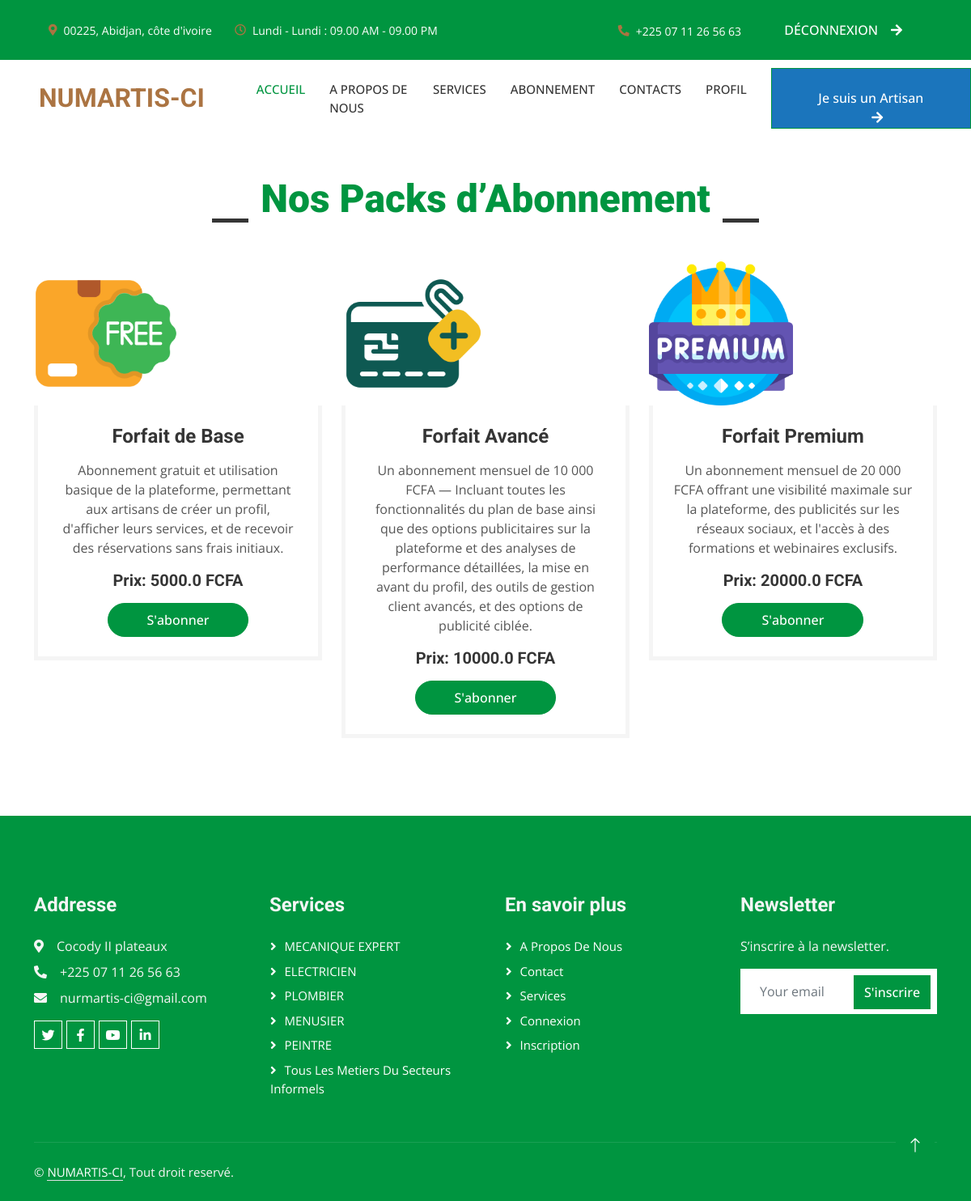
Screenshot of /subscription_packs/ (signed in) with the database file from the repository.
### NUMARTISAPP/models.py (models this page shows, shortened)
class SubscriptionPack(models.Model):
    PACK_CHOICES = [
        ('Forfait de Base', 'Pack 1: Abonnement de Base'),
        ('Forfait Avancé', 'Pack 2: Abonnement Avancé'),
        ('Forfait Premium', 'Pack 3: Abonnement Premium'),
    ]
    name = models.CharField(max_length=100, choices=PACK_CHOICES)
    description = models.TextField()
    price = models.FloatField(null=True, blank=True)
    photo_pack = models.ImageField(upload_to='photos/', blank=True, null=True)

### NUMARTISAPP/views.py (the view)
# urls.py: path('subscription_packs/', views.subscription_packs_view, name='subscription_packs'),
@login_required(login_url='/connexion/')  # Optionnel si tu veux spécifier manuellement l'URL de login
def subscription_packs_view(request):
    packs = SubscriptionPack.objects.all()
    return render(request, 'subscription_packs.html', {'packs': packs})

### NUMARTISAPP/templates/subscription_packs.html
{% extends "base1.html" %}
{% load static %}
{% block content %}
    <section class="bg-white py-5">
        <div class="container">
            <div class="section-title text-center">
                <h1 class="display-5 mb-5" style="color: #009540;">Nos Packs d’Abonnement</h1>
            </div>
            <div class="row g-4">
                {% for pack in packs %}
                <div class="col-md-6 col-lg-4 wow fadeInUp" data-wow-delay="0.1s">
                    {% if pack.photo_pack %}
                        <img  class="img-fluid" style="width: 50%; height: auto;" src="{{ pack.photo_pack.url }}" alt="{{ pack.name }}">
                    {% endif %}
                    <div class="subscription-pack p-4 text-center border border-5 border-light border-top-0">
                        <h4 class="mb-3">{{ pack.name }}</h4>
                        <p>{{ pack.description }}</p>
                        {% if pack.price %}
                            <h5 class="mb-3">Prix: {{ pack.price }} FCFA</h5>
                        {% else %}
                            <h5 class="mb-3">Prix: Gratuit</h5>
                        {% endif %}
                        <a href="{% url 'Reaction' %}"  class="btn btn-primary py-2 px-5" style="border-radius:50px;">S'abonner</a>
                    </div>
                </div>
                {% endfor %}
            </div>
        </div>
    </section>
{% endblock %}

### NUMARTISAPP/templates/base1.html (shortened to what this page needs)
{% load static %}
<!DOCTYPE html>
<html lang="en">
<head>
    <link href="https://cdnjs.cloudflare.com/ajax/libs/font-awesome/5.10.0/css/all.min.css" rel="stylesheet">
    <link href="https://cdn.jsdelivr.net/npm/bootstrap-icons@1.4.1/font/bootstrap-icons.css" rel="stylesheet">
    <link rel="stylesheet" href="{% static 'lib/animate/animate.min.css' %}">
    <link rel="stylesheet" href="{% static 'lib/owlcarousel/assets/owl.carousel.min.css' %}">
    <link rel="stylesheet" href="{% static 'lib/lightbox/css/lightbox.min.css' %}">
    <link rel="stylesheet" href="{% static 'css/bootstrap.min.css' %}">
    <link rel="stylesheet" href="{% static 'css/style.css' %}">
</head>
<body>
    <div class="container-fluid">
        <div class="row gx-0 d-none d-lg-flex">
            <div class="col-lg-7 px-5 text-start">
                <div class="h-100 d-inline-flex align-items-center py-3 me-4">
                    <small class="fa fa-map-marker-alt text-primary me-2"></small>
                    <small>00225, Abidjan, côte d'ivoire </small>
                </div>
                <div class="h-100 d-inline-flex align-items-center py-3">
                    <small class="far fa-clock text-primary me-2"></small>
                    <small>Lundi - Lundi : 09.00 AM - 09.00 PM</small>
                </div>
            </div>
            <div class="col-lg-5 px-5 text-end">
                <div class="h-100 d-inline-flex align-items-center py-3 me-4">
                    <small class="fa fa-phone-alt text-primary me-2"></small>
                    <small>+225 07 11 26 56 63 </small>
                </div>
                <div class="h-100 d-inline-flex align-items-center justify-content-end">
                    {% if user.is_authenticated %}
                        <a href="{% url 'deconnexion' %}" class="btn btn-primary py-4 px-lg-4 d-lg-block">DÉCONNEXION<i class="fa fa-arrow-right ms-3"></i></a>
                    {% else %}
                        <a href="{% url 'connexion' %}" class="btn btn-primary py-4 px-lg-5 d-lg-block">CONNEXION<i class="fa fa-arrow-right ms-3"></i></a>
                    {% endif %}
                </div>
            </div>
        </div>
    </div>
    <nav class="navbar navbar-expand-lg bg-white navbar-light sticky-top p-0">
        <a href="{% url 'index' %}" class="navbar-brand d-flex align-items-center px-4 px-lg-5">
            <h2 class="m-0 text-primary">NUMARTIS-CI</h2>
        </a>
        <div class="navbar-nav ms-auto p-4 p-lg-0">
            <a href="{% url 'index' %}" class="nav-item nav-link active">Accueil</a>
            <a href="{% url 'Apropos' %}" class="nav-item nav-link">A Propos de Nous</a>
            <a href="{% url 'services' %}" class="nav-item nav-link">Services</a>
            <a href="{% url 'subscription_packs' %}" class="nav-item nav-link">Abonnement</a>
            <a href="{% url 'ContactUser' %}" class="nav-item nav-link">Contacts</a>
            <a href="{% url 'profil_client' %}" class="nav-item nav-link">Profil</a>
        </div>
                <a href="{% url 'EntrepriseArtisan' %}" class="btn btn-primary py-4 px-lg-5"
                style="background-color: #1B75BC; color: #ffffff;">Je suis un Artisan<i class="fa fa-arrow-right ms-3"></i></a>
    </nav>
    {% block content %} {% endblock %}
    <div class="container-fluid text-light footer mt-5 pt-5 wow fadeIn" data-wow-delay="0.1s">
        <div class="container py-5">
            <div class="row g-5">
                <div class="col-lg-3 col-md-6">
                    <h4 class="text-light mb-4">Addresse</h4>
                    <p class="mb-2"><i class="fa fa-map-marker-alt me-3"></i>Cocody II plateaux</p>
                    <p class="mb-2"><i class="fa fa-phone-alt me-3"></i>+225 07 11 26 56 63</p>
                    <p class="mb-2"><i class="fa fa-envelope me-3"></i>nurmartis-ci@gmail.com</p>
                    <div class="d-flex pt-2">
                        <a class="btn btn-outline-light btn-social" href=""><i class="fab fa-twitter"></i></a>
                        <a class="btn btn-outline-light btn-social" href=""><i class="fab fa-facebook-f"></i></a>
                        <a class="btn btn-outline-light btn-social" href=""><i class="fab fa-youtube"></i></a>
                        <a class="btn btn-outline-light btn-social" href=""><i class="fab fa-linkedin-in"></i></a>
                    </div>
                </div>
                <div class="col-lg-3 col-md-6">
                    <h4 class="text-light mb-4">Services</h4>
                    <a class="btn btn-link" href="">MECANIQUE EXPERT</a>
                    <a class="btn btn-link" href="">ELECTRICIEN</a>
                    <a class="btn btn-link" href="">PLOMBIER</a>
                    <a class="btn btn-link" href="">MENUSIER</a>
                    <a class="btn btn-link" href="">PEINTRE</a>
                    <a class="btn btn-link" href="">Tous les metiers du secteurs informels</a>
                </div>
                <div class="col-lg-3 col-md-6">
                    <h4 class="text-light mb-4">En savoir plus</h4>
                    <a class="btn btn-link" href="{% url 'Apropos' %}">A Propos de nous</a>
                    <a class="btn btn-link" href="{% url 'ContactUser' %}">Contact</a>
                    <a class="btn btn-link" href="{% url 'services' %}">Services</a>
                    <a class="btn btn-link" href="{% url 'connexion' %}">connexion</a>
                    <a class="btn btn-link" href="{% url 'inscription' %}">inscription</a>
                </div>
                <div class="col-lg-3 col-md-6">
                    <h4 class="text-light mb-4">Newsletter</h4>
                    <p>S’inscrire à la newsletter.</p>
                    <div class="position-relative mx-auto" style="max-width: 400px;">
                        <input class="form-control border-0 w-100 py-3 ps-4 pe-5" type="text" placeholder="Your email">
                        <button type="button" class="btn btn-primary py-2 position-absolute top-0 end-0 mt-2 me-2">S'inscrire</button>
                    </div>
                </div>
            </div>
        </div>
        <div class="container">
            <div class="copyright">
                <div class="row">
                    <div class="col-md-6 text-center text-md-start mb-3 mb-md-0">
                        &copy; <a class="border-bottom" href="#">NUMARTIS-CI</a>, Tout droit reservé.
                    </div>
                    <div class="col-md-6 text-center text-md-end">
                    </div>
                </div>
            </div>
        </div>
    </div>
    <a href="#" class="btn btn-lg btn-primary btn-lg-square rounded-0 back-to-top"><i class="bi bi-arrow-up"></i></a>
</body>
</html>

### NUMARTISAPP/static/css/style.css (style rules this page uses)
:root { --primary: #009540 !important; --light: #FFFF; --dark: #353535; }
.back-to-top { position: fixed; display: none; right: 45px; bottom: 45px; z-index: 99; }
.btn { font-weight: 500; transition: .5s; }
.btn.btn-primary, .btn.btn-secondary { background-color: #009540; border-color: #009540; color: #FFFFFF; }
.btn-lg-square { width: 48px; height: 48px; }
.btn-square, .btn-sm-square, .btn-lg-square { padding: 0; display: flex; align-items: center; justify-content: center; font-weight: normal; }
.navbar-light .navbar-nav .nav-link { margin-right: 30px; padding: 25px 0; color: #009540; font-size: 15px; font-weight: 500; text-transform: uppercase; outline: none; }
.navbar-light .navbar-nav .nav-link:hover, .navbar-light .navbar-nav .nav-link.active { color: var(--primary); }
.navbar-light .navbar-brand, .navbar-light a.btn { height: 75px; }
.navbar-light .navbar-nav .nav-link { color: var(--dark); font-weight: 500; }
.navbar-light.sticky-top { top: -100px; transition: .5s; }
@media (min-width: 992px) { .container-fluid { background-color: #009540; color: #FFFFFF; } }
.section-title h1 { position: relative; display: inline-block; padding: 0 60px; }
.section-title h1::before, .section-title h1::after { position: absolute; content: ""; width: 45px; height: 5px; bottom: 0; background: var(--dark); }
.section-title h1::before { left: 0; }
.section-title h1::after { right: 0; }
.footer { background: linear-gradient(#009540), url(../img/footer.jpg) center center no-repeat; background-size: cover; background-color: #009540; }
.footer .btn.btn-social { margin-right: 5px; width: 35px; height: 35px; display: flex; align-items: center; justify-content: center; color: var(--light); border: 1px solid #FFFFFF; transition: .3s; }
.footer .btn.btn-link { display: block; margin-bottom: 5px; padding: 0; text-align: left; color: #FFFFFF; font-size: 15px; font-weight: normal; text-transform: capitalize; transition: .3s; }
.footer .btn.btn-link::before { position: relative; content: "\f105"; font-family: "Font Awesome 5 Free"; font-weight: 900; margin-right: 10px; }
.footer .copyright { padding: 25px 0; font-size: 15px; border-top: 1px solid rgba(256, 256, 256, .1); }
.footer .copyright a { color: var(--light); }
@media (min-width: 992px) { .navbar-nav { margin-left: auto; } }

### rows the page displays
SubscriptionPack: photo_pack (picture), name "Forfait de Base", description "Abonnement gratuit et utilisation basique de la plateforme, permettant aux artisans de créer un profil, d'afficher leurs services, et de recevoir des réservations sans frais initiaux.", price "5000.0"
SubscriptionPack: photo_pack (picture), name "Forfait Avancé", description "Un abonnement mensuel de 10 000 FCFA — Incluant toutes les fonctionnalités du plan de base ainsi que des options publicitaires sur la plateforme et des analyses de performance détaillées, la mise en avant du profil, des outils de gestion client avancés, et des options de publicité ciblée.", price "10000.0"
SubscriptionPack: photo_pack (picture), name "Forfait Premium", description "Un abonnement mensuel de 20 000 FCFA offrant une visibilité maximale sur la plateforme, des publicités sur les réseaux sociaux, et l'accès à des formations et webinaires exclusifs.", price "20000.0"
